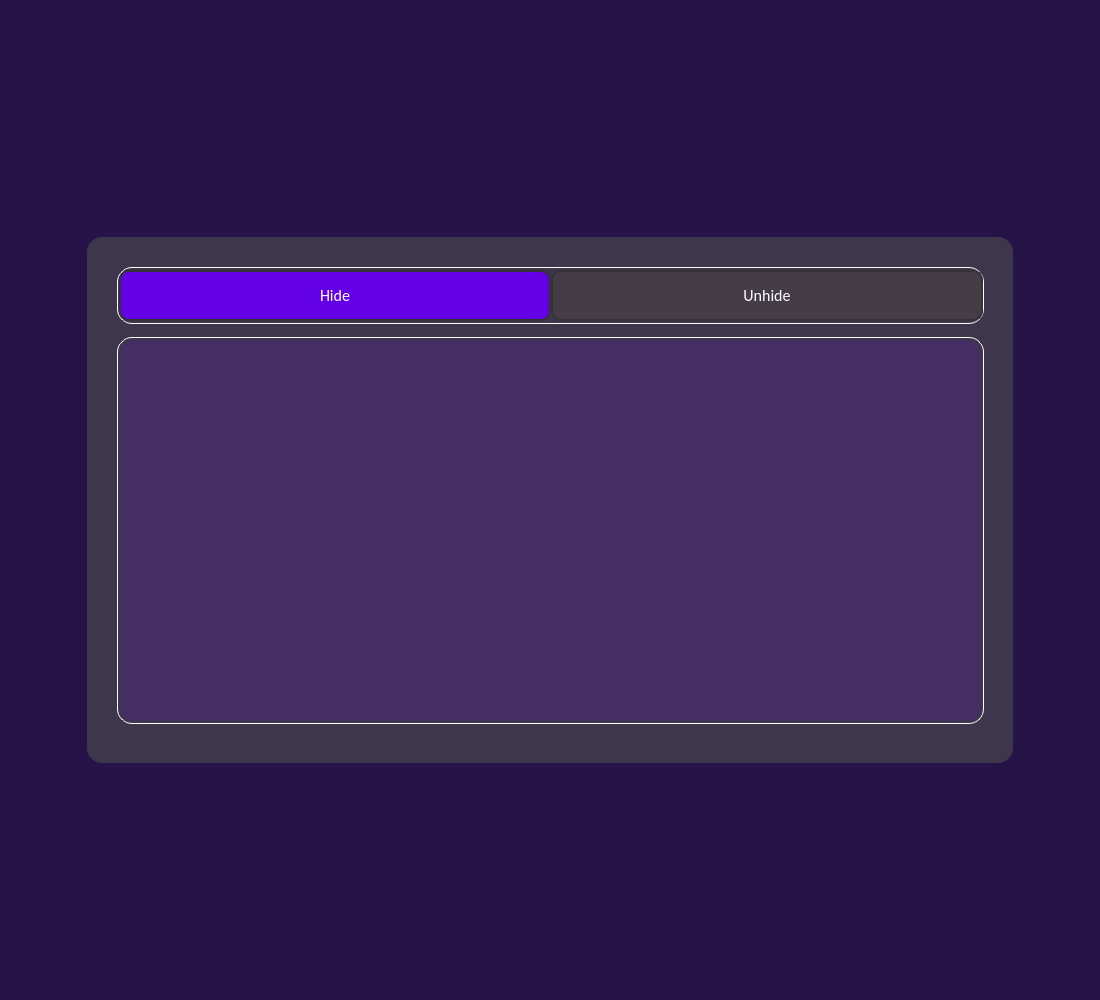
<?xml version="1.0" encoding="UTF-8"?>
<ui version="4.0">
 <class>MainWindow</class>
 <widget class="QMainWindow" name="MainWindow">
  <property name="geometry">
   <rect>
    <x>0</x>
    <y>0</y>
    <width>1100</width>
    <height>1000</height>
   </rect>
  </property>
  <property name="minimumSize">
   <size>
    <width>1100</width>
    <height>1000</height>
   </size>
  </property>
  <property name="maximumSize">
   <size>
    <width>100000</width>
    <height>100000</height>
   </size>
  </property>
  <property name="baseSize">
   <size>
    <width>0</width>
    <height>0</height>
   </size>
  </property>
  <property name="font">
   <font>
    <family>Calibri</family>
   </font>
  </property>
  <property name="windowTitle">
   <string>MainWindow</string>
  </property>
  <widget class="QWidget" name="centralwidget">
   <property name="minimumSize">
    <size>
     <width>0</width>
     <height>0</height>
    </size>
   </property>
   <property name="layoutDirection">
    <enum>Qt::LayoutDirection::LeftToRight</enum>
   </property>
   <property name="styleSheet">
    <string notr="true">background-color: #261347;
</string>
   </property>
   <layout class="QGridLayout" name="gridLayout">
    <property name="topMargin">
     <number>9</number>
    </property>
    <item row="1" column="0">
     <widget class="QWidget" name="widget" native="true">
      <property name="maximumSize">
       <size>
        <width>1000</width>
        <height>600</height>
       </size>
      </property>
      <property name="styleSheet">
       <string notr="true">margin: auto;
border-radius: 15px;
background-color: #3E364D;</string>
      </property>
      <widget class="QWidget" name="widget_2" native="true">
       <property name="geometry">
        <rect>
         <x>30</x>
         <y>30</y>
         <width>941</width>
         <height>131</height>
        </rect>
       </property>
       <property name="styleSheet">
        <string notr="true">border: 1px solid white;
border-radius: 15px;
</string>
       </property>
       <widget class="QPushButton" name="btnHide">
        <property name="geometry">
         <rect>
          <x>2</x>
          <y>3</y>
          <width>506</width>
          <height>125</height>
         </rect>
        </property>
        <property name="font">
         <font>
          <family>Calibri</family>
          <pointsize>12</pointsize>
          <fontweight>Black</fontweight>
         </font>
        </property>
        <property name="layoutDirection">
         <enum>Qt::LayoutDirection::LeftToRight</enum>
        </property>
        <property name="styleSheet">
         <string notr="true">QPushButton {
    border-radius: 10px;
    border: 2px solid #333;
    color: white;
    padding: 5px;
    background-color: rgb(68, 60, 70);
}

QPushButton:checked {
    background-color: #6400E6; 
}</string>
        </property>
        <property name="text">
         <string>Hide</string>
        </property>
        <property name="checkable">
         <bool>true</bool>
        </property>
        <property name="checked">
         <bool>true</bool>
        </property>
       </widget>
       <widget class="QPushButton" name="btnUnhide">
        <property name="geometry">
         <rect>
          <x>434</x>
          <y>3</y>
          <width>506</width>
          <height>125</height>
         </rect>
        </property>
        <property name="font">
         <font>
          <family>Calibri</family>
          <pointsize>12</pointsize>
          <fontweight>Black</fontweight>
         </font>
        </property>
        <property name="layoutDirection">
         <enum>Qt::LayoutDirection::LeftToRight</enum>
        </property>
        <property name="styleSheet">
         <string notr="true">QPushButton {
    border-radius: 10px;
    border: 2px solid #333;
    color: white;
    padding: 5px;
    background-color: rgb(68, 60, 70); 
}

QPushButton:checked {
    background-color: #6400E6; 
}</string>
        </property>
        <property name="text">
         <string>Unhide</string>
        </property>
        <property name="checkable">
         <bool>true</bool>
        </property>
       </widget>
      </widget>
      <widget class="QWidget" name="widget_3" native="true">
       <property name="geometry">
        <rect>
         <x>30</x>
         <y>100</y>
         <width>941</width>
         <height>461</height>
        </rect>
       </property>
       <property name="styleSheet">
        <string notr="true">border: 1px solid white;</string>
       </property>
       <widget class="QStackedWidget" name="stackedWidget">
        <property name="geometry">
         <rect>
          <x>40</x>
          <y>40</y>
          <width>861</width>
          <height>381</height>
         </rect>
        </property>
        <property name="styleSheet">
         <string notr="true">padding:0;
margin: 0;
border: none;
background-color: rgba(100, 0, 230,20);</string>
        </property>
        <property name="currentIndex">
         <number>0</number>
        </property>
        <widget class="QWidget" name="page"/>
        <widget class="QWidget" name="page_2"/>
       </widget>
      </widget>
     </widget>
    </item>
   </layout>
  </widget>
  <widget class="QMenuBar" name="menubar">
   <property name="geometry">
    <rect>
     <x>0</x>
     <y>0</y>
     <width>1100</width>
     <height>33</height>
    </rect>
   </property>
  </widget>
 </widget>
 <resources/>
 <connections/>
</ui>
